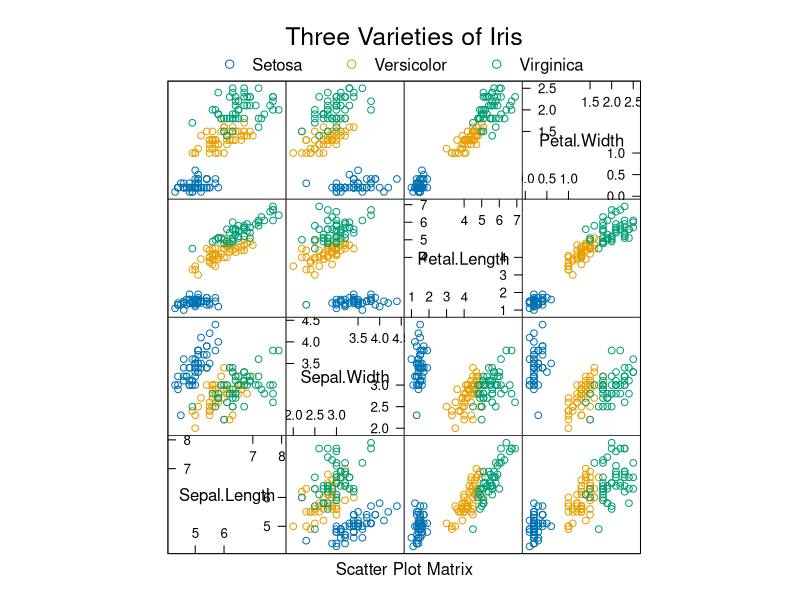
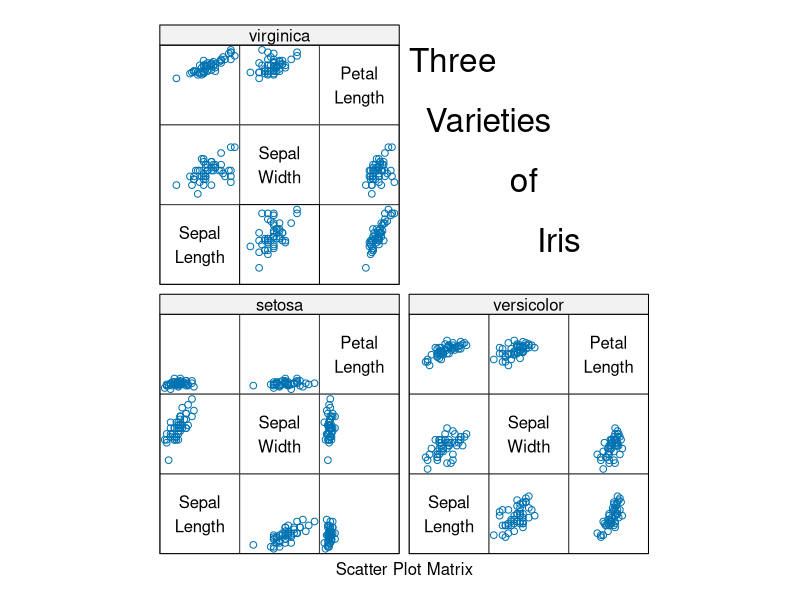
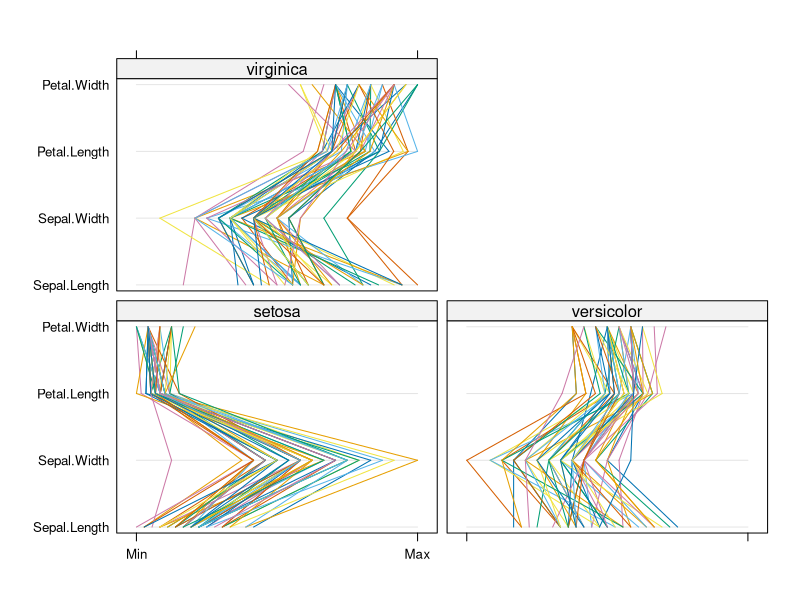
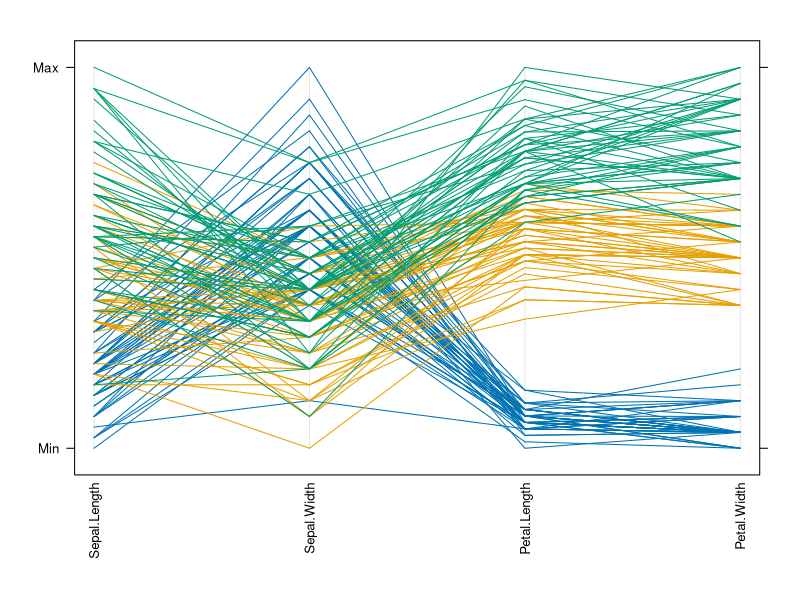

R code for these plots, in order:
library(lattice)
require(lattice)
super.sym <- trellis.par.get("superpose.symbol")
splom(~iris[1:4], groups = Species, data = iris,
      panel = panel.superpose,
      key = list(title = "Three Varieties of Iris",
                 columns = 3, 
                 points = list(pch = super.sym$pch[1:3],
                 col = super.sym$col[1:3]),
                 text = list(c("Setosa", "Versicolor", "Virginica"))))
splom(~iris[1:3]|Species, data = iris, 
      layout=c(2,2), pscales = 0,
      varnames = c("Sepal\nLength", "Sepal\nWidth", "Petal\nLength"),
      page = function(...) {
          ltext(x = seq(.6, .8, length.out = 4), 
                y = seq(.9, .6, length.out = 4), 
                labels = c("Three", "Varieties", "of", "Iris"),
                cex = 2)
      })
parallelplot(~iris[1:4] | Species, iris) 
parallelplot(~iris[1:4], iris, groups = Species,
             horizontal.axis = FALSE, scales = list(x = list(rot = 90)))
